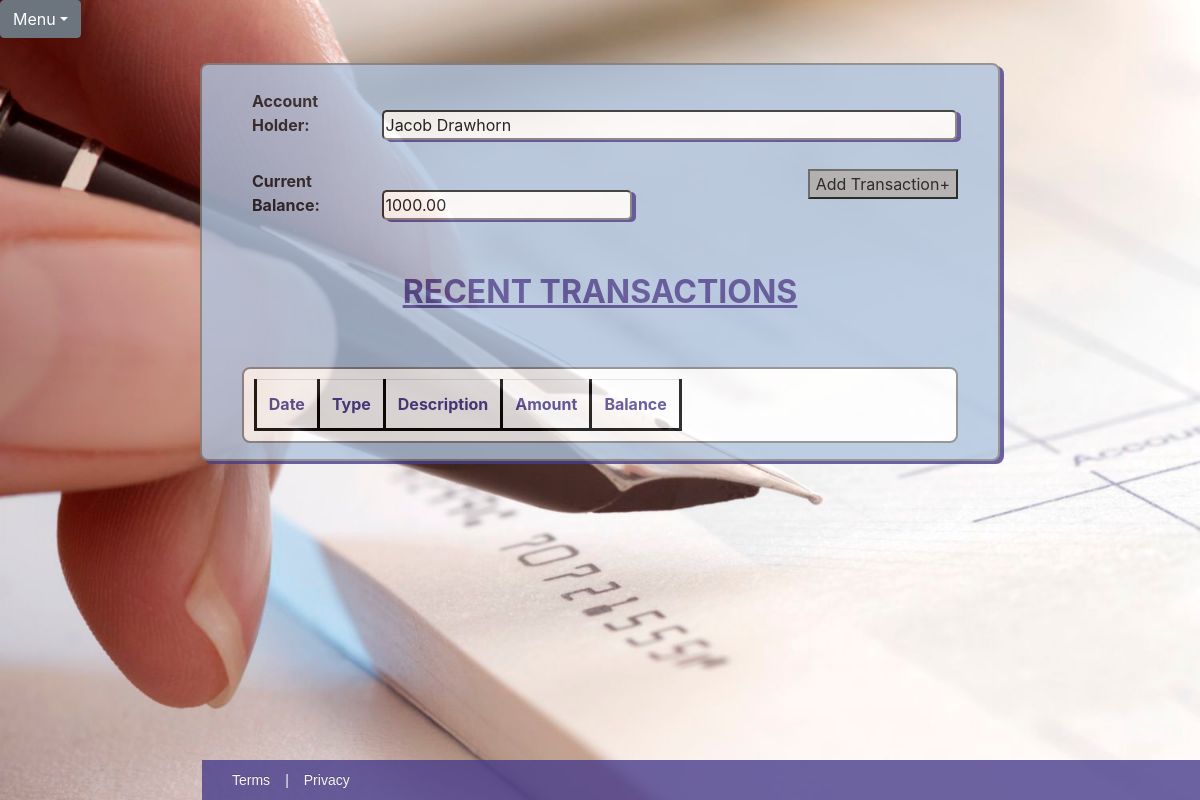
The page /1/balance/ on the database as committed earlier.
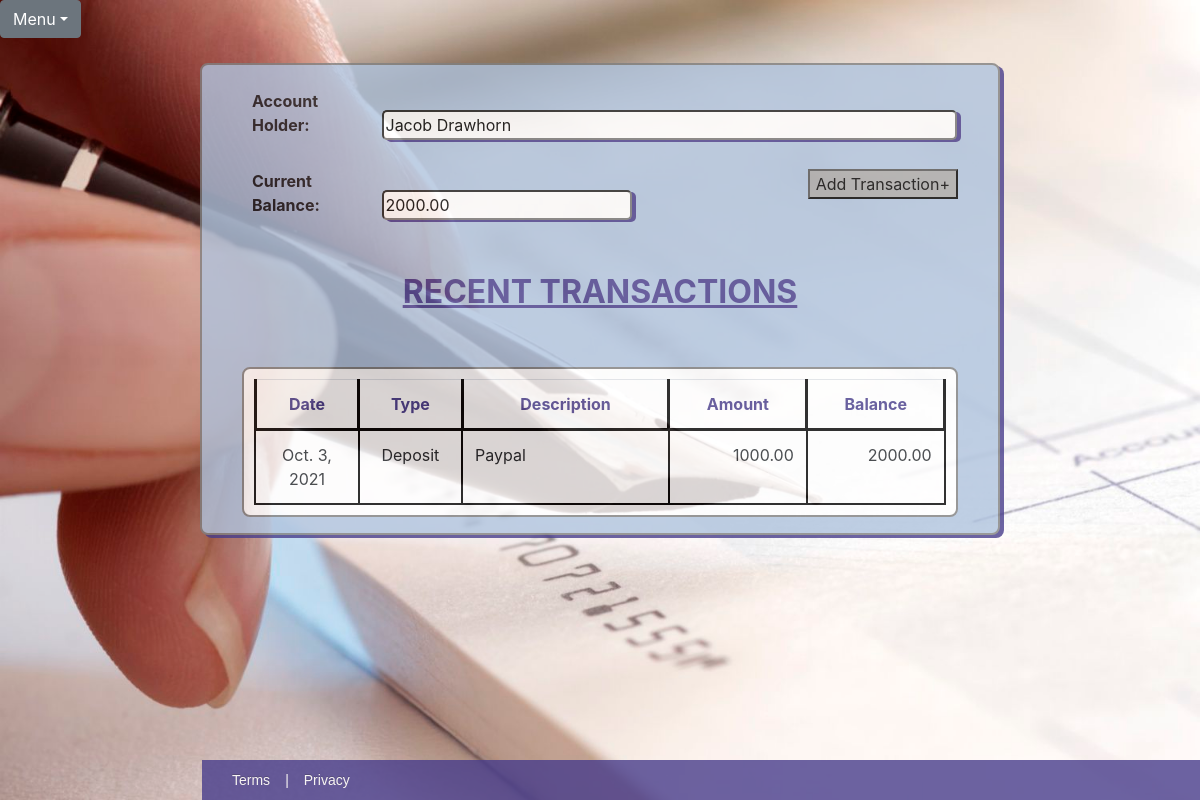
The same page on the database as committed later.
### Checkbook/models.py (models this page shows)
class Account(models.Model):
    first_name = models.CharField(max_length=50)
    last_name = models.CharField(max_length=50)
    initial_deposit = models.DecimalField(max_digits=15, decimal_places=2)
    Accounts = models.Manager()
    def __str__(self):
        return self.first_name + ' ' + self.last_name

class Transaction(models.Model):
    date = models.DateField()
    type = models.CharField(max_length=10, choices=TransactionTypes)
    amount = models.DecimalField(max_digits=15, decimal_places=2)
    description = models.CharField(max_length=100)
    account = models.ForeignKey(Account, on_delete=models.CASCADE)
    Transaction = models.Manager()

### Checkbook/views.py (the view)
# urls.py: path('<int:pk>/balance/', views.balance, name='balance'),
def balance(request, pk):
    account = get_object_or_404(Account, pk=pk)
    transactions = Transaction.Transaction.filter(account=pk)
    current_total = account.initial_deposit
    table_contents = { }
    for t in transactions:
        if t.type == 'Deposit':
            current_total += t.amount
            table_contents.update({t: current_total})
        else:
            current_total -= t.amount
            table_contents.update({t: current_total})
    content = {'account': account, 'table_contents': table_contents, 'balance' : current_total}
    return render(request, 'checkbook/BalanceSheet.html', content)

### Checkbook/templates/checkbook/BalanceSheet.html (shortened to what this page needs)
{% extends 'checkbook_base.html' %}
{% block content %}
			<div id="all-transactions-form">
				<form>
					<br>
					<label>Account Holder:</label>
					<input id="accountholder" type="text" name="accountHolder" value="{{ account }}" readonly>
					<br><br>
					<label>Current Balance:</label>
					<input id="balance" type="text" name="currentBalance" value="{{ balance }}" readonly>
					<button type="button"><a href="{% url 'transaction' %}">Add Transaction+</a></button>
				</form>
				<br><br>
			</div>
			<h2>RECENT TRANSACTIONS</h2>
			<table class="table table-responsive" id ="transactions-table">
				<tr id="headerRow">
					<th>Date</th>
					<th>Type</th>
					<th>Description</th>
					<th>Amount</th>
					<th>Balance</th>
				</tr>
				{% for key, total in table_contents.items %}
					<tr>
						<td class="center">{{ key.date }}</td>
						<td class="center">{{ key.type }}</td>
						<td class="left">{{ key.description }}</td>
						<td class="right">{{ key.amount }}</td>
						<td class="right">{{ total }}</td>
					</tr>
				{% endfor %}
{% endblock %}

### Checkbook/templates/checkbook_base.html (shortened to what this page needs)
{% load static %}
<!DOCTYPE html>
<html lang="en">
	<head>
		<link rel="stylesheet" href="{% static '/CSS/CheckbookApp.css' %}">
		<link rel="stylesheet" href="https://stackpath.bootstrapcdn.com/bootstrap/4.3.1/css/bootstrap.min.css">
		<link rel="stylesheet" href="https://maxcdn.bootstrapcdn.com/font-awesome/4.7.0/css/font-awesome.min.css">
	</head>
	<header>
		<div class="JavaScriptDropdown">
			<div class="btn-group">
				<button type="button" class="btn btn-secondary dropdown-toggle" data-toggle="dropdown">Menu</button>
			</div>
		</div>
	</header>
	<body id="body">
		<div class="checkbook-container">
			{% block content %}{% endblock %}
			<br><br>
		</div>
		<section id="block-footer">
			<p id="footer-right"><a href="#">Terms</a>|<a href="#">Privacy</a></p>
			<p id="footer-left">&copy;2019 - Bluebird Banking</p>
		</section>
	</body>
</html>

### Checkbook/static/CSS/CheckbookApp.css (style rules this page uses)
html, body { height: cover; width: cover; }
body { font-family: Lucida Sans Unicode; text-align: center; background-image: url('../../static/images/CheckCalligraphyPen.jpg'); -webkit-background-size: cover; -moz-background-size: cover; -o-background-size: cover; background-size: cover; overflow: scroll; background-repeat: no-repeat; }
label { width: 125px; margin-left: 50px; font-weight: bold; opacity: initial; }
input, select { width: 500px; border-radius: 5px; box-shadow: 4px 2px darkslateblue; }
th { border: 3px solid black; }
tr td { height: 25px; border: 2px solid black; word-wrap: normal; vertical-align: top; width: auto; }
#headerRow { color: darkslateblue; text-align: center; }
.center { text-align: center; width: 15%; }
.left { padding-left: 10px; width: 30%; word-wrap: normal; }
.right { padding-right: 5px; width: 20%; text-align: right; }
.JavaScriptDropdown { position: relative; margin-top: 0; }
.checkbook-container { opacity: 0.8; position: relative; width: 800px; height: auto; border-radius: 8px; border: 2px solid gray; box-shadow: 4px 3px darkslateblue; margin-left: auto; margin-right: auto; margin-top: 25px; background-color: lightsteelblue; }
.checkbook-container h2 { color: darkslateblue; font-size: 32px; font-weight: bold; text-align: center; text-decoration: underline; }
#all-transactions-form { position: relative; }
#all-transactions-form button { background-color: darkgray; position: relative; right: 40px; float: right; }
#accountholder { width: 575px; }
#balance { width: 250px; }
#transactions-table { background-color:white; width: 90%; height: auto; margin-right: auto; margin-left: auto; padding: 10px; border: 2px solid gray; border-collapse: collapse; border-radius: 8px; table-layout: auto; float: center; position: relative; }
.checkbook-container button, .new-account-button { background-color: darkgray; display: block; margin-left: auto; margin-right: auto; }
button a, button a:hover { text-decoration: none; text-align: center; color:black; }
#block-footer { clear: both; display: flex; width: 100%; -moz-box-sizing: border-box; margin: 0 auto; background-color: darkslateblue; position: fixed; bottom: 0; height: 40px; }
#block-footer a, #block-footer p { flex: 1; color: white; padding: 15px 15px; font-size: 14px; line-height: 10px; font-family:'PT Sans', Arial, Helvetica, sans-serif; }
#footer-left { width: 40%; text-align: right; }
#block-footer { float:left; clear:both; width:100%; }
#block-footer a { color: white; text-shadow: 0 -1px 0 rgba(0, 0, 0, 0.25); text-decoration: none; outline: medium none; }

Rows that differ between the two databases and show on the page:
shown differently, row unchanged: Account "Jacob Drawhorn": currentBalance "1000.00" → (not shown)
added Transaction: date "Oct. 3, 2021", type "Deposit", description "Paypal", amount "1000.00", total "2000.00"
Other text that changed with them:
form field currentBalance: (not shown) → "2000.00"
